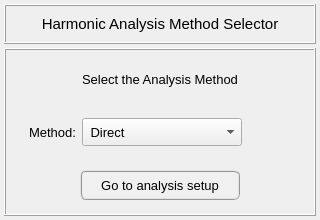
<?xml version="1.0" encoding="UTF-8"?>
<ui version="4.0">
 <class>Dialog</class>
 <widget class="QDialog" name="Dialog">
  <property name="windowModality">
   <enum>Qt::NonModal</enum>
  </property>
  <property name="geometry">
   <rect>
    <x>0</x>
    <y>0</y>
    <width>320</width>
    <height>220</height>
   </rect>
  </property>
  <property name="sizePolicy">
   <sizepolicy hsizetype="Fixed" vsizetype="Fixed">
    <horstretch>0</horstretch>
    <verstretch>0</verstretch>
   </sizepolicy>
  </property>
  <property name="minimumSize">
   <size>
    <width>320</width>
    <height>220</height>
   </size>
  </property>
  <property name="maximumSize">
   <size>
    <width>320</width>
    <height>220</height>
   </size>
  </property>
  <property name="contextMenuPolicy">
   <enum>Qt::DefaultContextMenu</enum>
  </property>
  <property name="windowTitle">
   <string>Harmonic analysis: method selection</string>
  </property>
  <property name="windowIcon">
   <iconset>
    <normaloff>../../../../../../Downloads/load - Copia.png</normaloff>../../../../../../Downloads/load - Copia.png</iconset>
  </property>
  <property name="whatsThis">
   <string/>
  </property>
  <layout class="QGridLayout" name="gridLayout">
   <property name="leftMargin">
    <number>4</number>
   </property>
   <property name="topMargin">
    <number>4</number>
   </property>
   <property name="rightMargin">
    <number>4</number>
   </property>
   <property name="bottomMargin">
    <number>4</number>
   </property>
   <property name="spacing">
    <number>4</number>
   </property>
   <item row="0" column="0">
    <widget class="QFrame" name="frame">
     <property name="minimumSize">
      <size>
       <width>0</width>
       <height>40</height>
      </size>
     </property>
     <property name="maximumSize">
      <size>
       <width>16777215</width>
       <height>40</height>
      </size>
     </property>
     <property name="font">
      <font>
       <family>Arial</family>
       <pointsize>12</pointsize>
       <weight>75</weight>
       <bold>true</bold>
      </font>
     </property>
     <property name="frameShape">
      <enum>QFrame::Box</enum>
     </property>
     <property name="frameShadow">
      <enum>QFrame::Raised</enum>
     </property>
     <property name="lineWidth">
      <number>1</number>
     </property>
     <layout class="QGridLayout" name="gridLayout_2">
      <property name="leftMargin">
       <number>2</number>
      </property>
      <property name="topMargin">
       <number>2</number>
      </property>
      <property name="rightMargin">
       <number>2</number>
      </property>
      <property name="bottomMargin">
       <number>2</number>
      </property>
      <property name="spacing">
       <number>2</number>
      </property>
      <item row="0" column="0">
       <widget class="QLabel" name="label">
        <property name="font">
         <font>
          <family>MS Shell Dlg 2</family>
          <pointsize>11</pointsize>
          <weight>50</weight>
          <italic>false</italic>
          <bold>false</bold>
         </font>
        </property>
        <property name="text">
         <string>Harmonic Analysis Method Selector</string>
        </property>
        <property name="textFormat">
         <enum>Qt::AutoText</enum>
        </property>
        <property name="alignment">
         <set>Qt::AlignCenter</set>
        </property>
       </widget>
      </item>
     </layout>
    </widget>
   </item>
   <item row="1" column="0">
    <widget class="QFrame" name="frame_2">
     <property name="font">
      <font>
       <family>Arial</family>
       <pointsize>12</pointsize>
       <weight>75</weight>
       <bold>true</bold>
      </font>
     </property>
     <property name="frameShape">
      <enum>QFrame::Box</enum>
     </property>
     <property name="frameShadow">
      <enum>QFrame::Raised</enum>
     </property>
     <layout class="QGridLayout" name="gridLayout_6">
      <property name="leftMargin">
       <number>0</number>
      </property>
      <property name="topMargin">
       <number>0</number>
      </property>
      <property name="rightMargin">
       <number>0</number>
      </property>
      <property name="bottomMargin">
       <number>0</number>
      </property>
      <property name="verticalSpacing">
       <number>0</number>
      </property>
      <item row="0" column="0">
       <widget class="QFrame" name="frame_3">
        <property name="minimumSize">
         <size>
          <width>0</width>
          <height>48</height>
         </size>
        </property>
        <property name="maximumSize">
         <size>
          <width>1000</width>
          <height>48</height>
         </size>
        </property>
        <property name="frameShape">
         <enum>QFrame::NoFrame</enum>
        </property>
        <property name="frameShadow">
         <enum>QFrame::Raised</enum>
        </property>
        <layout class="QGridLayout" name="gridLayout_3">
         <property name="leftMargin">
          <number>4</number>
         </property>
         <property name="topMargin">
          <number>4</number>
         </property>
         <property name="rightMargin">
          <number>4</number>
         </property>
         <property name="bottomMargin">
          <number>4</number>
         </property>
         <item row="0" column="1">
          <widget class="QLabel" name="label_title">
           <property name="minimumSize">
            <size>
             <width>0</width>
             <height>30</height>
            </size>
           </property>
           <property name="maximumSize">
            <size>
             <width>180</width>
             <height>30</height>
            </size>
           </property>
           <property name="font">
            <font>
             <family>MS Shell Dlg 2</family>
             <pointsize>10</pointsize>
             <weight>50</weight>
             <italic>false</italic>
             <bold>false</bold>
            </font>
           </property>
           <property name="frameShape">
            <enum>QFrame::NoFrame</enum>
           </property>
           <property name="frameShadow">
            <enum>QFrame::Plain</enum>
           </property>
           <property name="text">
            <string>Select the Analysis Method</string>
           </property>
           <property name="textFormat">
            <enum>Qt::AutoText</enum>
           </property>
           <property name="alignment">
            <set>Qt::AlignCenter</set>
           </property>
          </widget>
         </item>
         <item row="0" column="2">
          <spacer name="horizontalSpacer">
           <property name="orientation">
            <enum>Qt::Horizontal</enum>
           </property>
           <property name="sizeHint" stdset="0">
            <size>
             <width>40</width>
             <height>20</height>
            </size>
           </property>
          </spacer>
         </item>
         <item row="0" column="0">
          <spacer name="horizontalSpacer_2">
           <property name="orientation">
            <enum>Qt::Horizontal</enum>
           </property>
           <property name="sizeHint" stdset="0">
            <size>
             <width>40</width>
             <height>20</height>
            </size>
           </property>
          </spacer>
         </item>
        </layout>
       </widget>
      </item>
      <item row="1" column="0">
       <widget class="QFrame" name="frame_4">
        <property name="minimumSize">
         <size>
          <width>0</width>
          <height>48</height>
         </size>
        </property>
        <property name="maximumSize">
         <size>
          <width>1000</width>
          <height>48</height>
         </size>
        </property>
        <property name="frameShape">
         <enum>QFrame::NoFrame</enum>
        </property>
        <property name="frameShadow">
         <enum>QFrame::Raised</enum>
        </property>
        <layout class="QGridLayout" name="gridLayout_5">
         <property name="leftMargin">
          <number>0</number>
         </property>
         <property name="topMargin">
          <number>0</number>
         </property>
         <property name="rightMargin">
          <number>0</number>
         </property>
         <property name="bottomMargin">
          <number>0</number>
         </property>
         <item row="0" column="2">
          <widget class="QComboBox" name="comboBox">
           <property name="minimumSize">
            <size>
             <width>160</width>
             <height>28</height>
            </size>
           </property>
           <property name="maximumSize">
            <size>
             <width>160</width>
             <height>28</height>
            </size>
           </property>
           <property name="font">
            <font>
             <family>MS Shell Dlg 2</family>
             <pointsize>10</pointsize>
             <weight>50</weight>
             <italic>false</italic>
             <bold>false</bold>
            </font>
           </property>
           <property name="toolTip">
            <string>&lt;html&gt;&lt;head/&gt;&lt;body&gt;&lt;p align=&quot;center&quot;&gt;Select the analysis method&lt;/p&gt;&lt;/body&gt;&lt;/html&gt;</string>
           </property>
           <property name="insertPolicy">
            <enum>QComboBox::NoInsert</enum>
           </property>
           <item>
            <property name="text">
             <string> Direct</string>
            </property>
           </item>
           <item>
            <property name="text">
             <string>Mode Superposition</string>
            </property>
           </item>
          </widget>
         </item>
         <item row="0" column="1">
          <widget class="QLabel" name="label_2">
           <property name="minimumSize">
            <size>
             <width>52</width>
             <height>28</height>
            </size>
           </property>
           <property name="maximumSize">
            <size>
             <width>52</width>
             <height>28</height>
            </size>
           </property>
           <property name="font">
            <font>
             <family>MS Shell Dlg 2</family>
             <pointsize>10</pointsize>
             <weight>50</weight>
             <bold>false</bold>
            </font>
           </property>
           <property name="text">
            <string>Method:</string>
           </property>
           <property name="alignment">
            <set>Qt::AlignRight|Qt::AlignTrailing|Qt::AlignVCenter</set>
           </property>
          </widget>
         </item>
         <item row="0" column="0">
          <spacer name="horizontalSpacer_4">
           <property name="orientation">
            <enum>Qt::Horizontal</enum>
           </property>
           <property name="sizeHint" stdset="0">
            <size>
             <width>40</width>
             <height>20</height>
            </size>
           </property>
          </spacer>
         </item>
         <item row="0" column="4">
          <spacer name="horizontalSpacer_3">
           <property name="orientation">
            <enum>Qt::Horizontal</enum>
           </property>
           <property name="sizeHint" stdset="0">
            <size>
             <width>40</width>
             <height>20</height>
            </size>
           </property>
          </spacer>
         </item>
         <item row="0" column="3">
          <widget class="QFrame" name="frame_6">
           <property name="minimumSize">
            <size>
             <width>48</width>
             <height>0</height>
            </size>
           </property>
           <property name="maximumSize">
            <size>
             <width>48</width>
             <height>16777215</height>
            </size>
           </property>
           <property name="frameShape">
            <enum>QFrame::NoFrame</enum>
           </property>
           <property name="frameShadow">
            <enum>QFrame::Raised</enum>
           </property>
          </widget>
         </item>
        </layout>
       </widget>
      </item>
      <item row="2" column="0">
       <widget class="QFrame" name="frame_button">
        <property name="minimumSize">
         <size>
          <width>0</width>
          <height>48</height>
         </size>
        </property>
        <property name="maximumSize">
         <size>
          <width>1000</width>
          <height>48</height>
         </size>
        </property>
        <property name="frameShape">
         <enum>QFrame::NoFrame</enum>
        </property>
        <property name="frameShadow">
         <enum>QFrame::Raised</enum>
        </property>
        <layout class="QGridLayout" name="gridLayout_4">
         <property name="leftMargin">
          <number>0</number>
         </property>
         <property name="topMargin">
          <number>0</number>
         </property>
         <property name="rightMargin">
          <number>0</number>
         </property>
         <property name="bottomMargin">
          <number>0</number>
         </property>
         <property name="spacing">
          <number>0</number>
         </property>
         <item row="0" column="0">
          <widget class="QPushButton" name="pushButton_go_to_analysis_setup">
           <property name="minimumSize">
            <size>
             <width>160</width>
             <height>30</height>
            </size>
           </property>
           <property name="maximumSize">
            <size>
             <width>160</width>
             <height>30</height>
            </size>
           </property>
           <property name="font">
            <font>
             <family>MS Shell Dlg 2</family>
             <pointsize>10</pointsize>
             <weight>50</weight>
             <italic>false</italic>
             <bold>false</bold>
            </font>
           </property>
           <property name="styleSheet">
            <string notr="true">QPushButton{border-radius: 6px; border-color: rgb(150, 150, 150); border-style: ridge; border-width: 2px; color: rgb(0, 0, 0); background-color: rgb(240, 240, 240)}
QPushButton:hover{border-radius: 6px; border-color: rgb(0, 170, 255); border-style: ridge; border-width: 2px; color: rgb(0, 0, 0); background-color: rgba(174, 213, 255, 100)}
QPushButton:pressed{border-radius: 6px; border-color: rgb(0, 170, 255); border-style: ridge; border-width: 2px; color: rgb(0, 0, 0); background-color: rgb(174, 213, 255)}
QPushButton:disabled{border-radius: 6px; border-color: rgb(150, 150, 150); border-style: ridge; border-width: 0px; color: rgb(150,150, 150); background-color: rgb(220, 220, 220)}</string>
           </property>
           <property name="text">
            <string>Go to analysis setup</string>
           </property>
          </widget>
         </item>
        </layout>
       </widget>
      </item>
     </layout>
    </widget>
   </item>
  </layout>
 </widget>
 <resources/>
 <connections/>
</ui>
